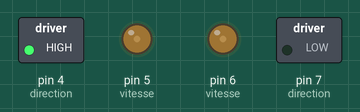
Bench run of a sketch on a simulated Arduino Uno, built with avr-gcc and run on an emulated ATmega328P. On the bench: switched loads named in the sketch (green lamp = pin HIGH), output pins drawn as LEDs (lit = HIGH).

Above: at 0.05 s.
At 6.7 s:
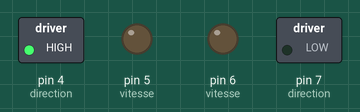
Timing chart, 0 to 7.7 s (numbered marks = the images above):
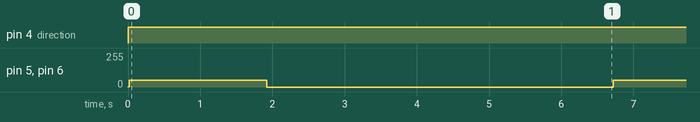

The sketch:

SecondTestRP5.pde
```cpp
/**
 * Test de pilotage du RP5 à chenilles
 *
 * matériel : une Romeo (driver L298)
 */

#include "ZarRP5.h"

ZarRP5 robot;

void setup()
{
  robot.init();
  setPwmFrequency(1024);
}

void loop()
{
  robot.avance(50);
  delay(120);
  robot.arrete();
  delay(300);
}


/**
 * Fonction de modification du timer pour les pattes 5 et 6
 */
void setPwmFrequency(int divisor) {
  byte mode;
  switch(divisor) {
  case 1:
    mode = 0x01;
    break;
  case 8:
    mode = 0x02;
    break;
  case 64:
    mode = 0x03;
    break;
  case 256:
    mode = 0x04;
    break;
  case 1024:
    mode = 0x05;
    break;
  default:
    return;
  }
  // le code important : changement du prescaler du comparateur B du timer 0
  TCCR0B = TCCR0B & 0b11111000 | mode;
}
```

ZarRP5.h
```cpp
#include "WProgram.h"

// sur la carte Roméo, le moteur A est sur D4 et D5
// et le moteur B est sur D6 et D7

class ZarRP5 {

public:

  void init()
  {
    // moteur gauche
    pinMode(4,OUTPUT); // direction
    pinMode(5,OUTPUT); // vitesse
    // moteur droit
    pinMode(6,OUTPUT); // vitesse
    pinMode(7,OUTPUT); // direction
  }

  void arrete()
  {
    digitalWrite(5,LOW);
    digitalWrite(6,LOW);
  }

  void avance(int vitesse)
  {
    // les deux moteurs en avant
    digitalWrite(4,HIGH);
    digitalWrite(7,LOW);
    // vitesse donnée en paramètre
    analogWrite(5,vitesse);
    analogWrite(6,vitesse);
  }

};
```

Measured:
- by itself, pin 4 (direction): LOW → HIGH at 0.00 s
- by itself, pin 5 (vitesse), pin 6 (vitesse): repeats every 6.7 s: 51/255 1.9 s, 0/255 4.8 s
